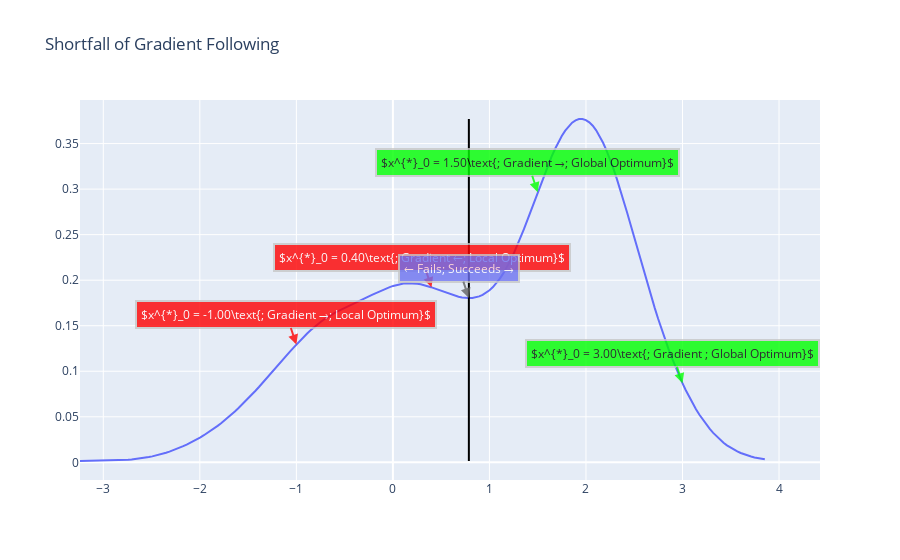

Notebook source saved alongside this figure:
### Markdown cell above
### Gradient-Following Optimization Algorithms
There are many types and classes of optimization algorithms. Most that have been invented by mathematicianas and computer scientists rely on function derivatives / gradients. These are called *gradient-following* algorithms. Anybody who's studied the topic even slightly will likely remember [Newton-Raphson](https://en.wikipedia.org/wiki/Newton%27s_method) or the [BFGS](https://en.wikipedia.org/wiki/Broyden%E2%80%93Fletcher%E2%80%93Goldfarb%E2%80%93Shanno_algorithm) - the latter of which even needs the second derivatives (the [Hessian](https://en.wikipedia.org/wiki/Hessian_matrix)). Mathematical optimization algorithms typically start with an initial test solution $x^\ast_0$, then iterate over two steps:

1. evaluate current test solution $x^\ast_i$
2. step to new test solution $x^\ast_{i+1}$

A series of individual test solutions are identified and evaluated, until the sequence converges to a final solution.

In the $2^\text{nd}$ step, gradient-followers evaluate the derivative of the function to optimize at the value $x^\ast_i$, to tell it the direction to step for $x^\ast_{i+1}$. The BFGS algorithm (and others) also uses the second derivative to tell it how far to step. Gradient-following methods can have good properties, but also two major issues:

1. The first is the need to compute derivatives. This can often be very difficult - even assuming derivatives can be analytically solved - and time consuming. Furthermore, not all functions we wish to optimize even have a derivative. What is the derivative of an accuracy loss function for a [Decision Tree Classifier](https://en.wikipedia.org/wiki/Decision_tree_learning)?

2. The second issue is that gradient-followers can easily get stuck in local optima, rather than finding a global optimum. Depending on the curvature of the function to optimize, and the value of $x^\ast_0$, the algorithm may get stuck in a local, not global, optimum.

The figure generated below demonstrates this second point. The curve to be maximized has two optima with a saddle point in between. Four possible initial solutions are shown. When the curve's gradient is evaluated at the two $x^\ast_0$ points in red, an optimization algorithm will converge to the local optimum. The two in green will converge to the global optimum. In general, any initial solution on the right side of the black vertical line will cause an optimization algorithm to converge to the global optimum; initial solutions to the left of it will converge to the local optimum.

### Code cell
# get the data
np.random.seed(42)
X1 = stt.norm(loc=0, scale=1).rvs(500)
X2 = stt.norm(loc=2, scale=0.5).rvs(500)
data = np.r_[X1, X2]

# prep for kde
mn, mx = min(data), max(data)
x= np.linspace(mn, mx, 200)

# kde
kde = stt.gaussian_kde(data, bw_method=0.25)
y = kde(x)

# create the annotation
x1 = -1
y1 = kde(x1)[0]
ann1 = dict(x=x1, y=y1, xref='x1', yref='y1', text='$x^{*}_0 = %0.2f\\text{; Gradient →; Local Optimum}$'%x1, showarrow=True,
            bordercolor="#c7c7c7", borderwidth=2, borderpad=4, bgcolor="#ff0000", opacity=0.8,
            font={'color':'#ffffff'}, align="center", arrowhead=2, arrowsize=1, arrowwidth=2,
            arrowcolor="#ff0000")
x2 = 0.40
y2 = kde(x2)[0]
ann2 = dict(x=x2, y=y2, xref='x1', yref='y1', text='$x^{*}_0 = %0.2f\\text{; Gradient ←; Local Optimum}$'%x2, showarrow=True,
            bordercolor="#c7c7c7", borderwidth=2, borderpad=4, bgcolor="#ff0000", opacity=0.8,
            font={'color':'#ffffff'}, align="center", arrowhead=2, arrowsize=1, arrowwidth=2,
            arrowcolor="#ff0000")
x3 = 1.5
y3 = kde(x3)[0]
ann3 = dict(x=x3, y=y3, xref='x1', yref='y1', text='$x^{*}_0 = %0.2f\\text{; Gradient →; Global Optimum}$'%x3, showarrow=True,
            bordercolor="#c7c7c7", borderwidth=2, borderpad=4, bgcolor="#00FF00", opacity=0.8,
            font={'color':'#000000'}, align="center", arrowhead=2, arrowsize=1, arrowwidth=2,
            arrowcolor="#00FF00")
x4 = 3.0
y4 = kde(x4)[0]
ann4 = dict(x=x4, y=y4, xref='x1', yref='y1', text='$x^{*}_0 = %0.2f\\text{; Gradient ; Global Optimum}$'%x4, showarrow=True,
            bordercolor="#c7c7c7", borderwidth=2, borderpad=4, bgcolor="#00FF00", opacity=0.8,
            font={'color':'#000000'}, align="center", arrowhead=2, arrowsize=1, arrowwidth=2,
            arrowcolor="#00FF00")
x5 = 0.78698325
y5 = kde(x5)[0]
ann5 = dict(x=x5, y=y5, xref='x1', yref='y1', text='← Fails; Succeeds →', showarrow=True,
            bordercolor="#c7c7c7", borderwidth=2, borderpad=4, bgcolor="#6d72f1", opacity=0.8,
            font={'color':'#ffffff'}, align="center", arrowhead=2, arrowsize=1, arrowwidth=2,
            arrowcolor="#636363")

# plot
trcs = [go.Scatter(x=x, y=y, mode='lines', name='Kernel Density Estimate', showlegend=False),
        go.Scatter(x=[x5, x5], y=[min(y), max(y)], mode='lines', line={'color':'black'}, showlegend=False)]
fig = go.Figure(data=trcs, layout=go.Layout(title='Shortfall of Gradient Following', height=1000))
anns = list(fig['layout']['annotations'])
anns.extend([ann1, ann2, ann3, ann4, ann5])
fig.update_layout( annotations=anns)
plyoff.iplot(fig)

### Figure 1 — Plotly figure (JSON) as saved in the notebook; plotly's stock layout.template omitted (floating-point values rounded to 4 significant figures; data arrays with more than 128 entries replaced by an {"elided": "..."} marker saying what was removed)
{"data": [{"mode": "lines", "name": "Kernel Density Estimate", "showlegend": false, "type": "scatter", "x": {"elided": "200 float values"}, "y": {"elided": "200 float values"}}, {"line": {"color": "black"}, "mode": "lines", "showlegend": false, "type": "scatter", "x": [0.787, 0.787], "y": [0.001465, 0.377]}], "layout": {"annotations": [{"align": "center", "arrowcolor": "#ff0000", "arrowhead": 2, "arrowsize": 1, "arrowwidth": 2, "bgcolor": "#ff0000", "bordercolor": "#c7c7c7", "borderpad": 4, "borderwidth": 2, "font": {"color": "#ffffff"}, "opacity": 0.8, "showarrow": true, "text": "$x^{*}_0 = -1.00\\text{; Gradient →; Local Optimum}$", "x": -1, "xref": "x", "y": 0.1293, "yref": "y"}, {"align": "center", "arrowcolor": "#ff0000", "arrowhead": 2, "arrowsize": 1, "arrowwidth": 2, "bgcolor": "#ff0000", "bordercolor": "#c7c7c7", "borderpad": 4, "borderwidth": 2, "font": {"color": "#ffffff"}, "opacity": 0.8, "showarrow": true, "text": "$x^{*}_0 = 0.40\\text{; Gradient ←; Local Optimum}$", "x": 0.4, "xref": "x", "y": 0.1922, "yref": "y"}, {"align": "center", "arrowcolor": "#00FF00", "arrowhead": 2, "arrowsize": 1, "arrowwidth": 2, "bgcolor": "#00FF00", "bordercolor": "#c7c7c7", "borderpad": 4, "borderwidth": 2, "font": {"color": "#000000"}, "opacity": 0.8, "showarrow": true, "text": "$x^{*}_0 = 1.50\\text{; Gradient →; Global Optimum}$", "x": 1.5, "xref": "x", "y": 0.2966, "yref": "y"}, {"align": "center", "arrowcolor": "#00FF00", "arrowhead": 2, "arrowsize": 1, "arrowwidth": 2, "bgcolor": "#00FF00", "bordercolor": "#c7c7c7", "borderpad": 4, "borderwidth": 2, "font": {"color": "#000000"}, "opacity": 0.8, "showarrow": true, "text": "$x^{*}_0 = 3.00\\text{; Gradient ; Global Optimum}$", "x": 3, "xref": "x", "y": 0.08686, "yref": "y"}, {"align": "center", "arrowcolor": "#636363", "arrowhead": 2, "arrowsize": 1, "arrowwidth": 2, "bgcolor": "#6d72f1", "bordercolor": "#c7c7c7", "borderpad": 4, "borderwidth": 2, "font": {"color": "#ffffff"}, "opacity": 0.8, "showarrow": true, "text": "← Fails; Succeeds →", "x": 0.787, "xref": "x", "y": 0.1803, "yref": "y"}], "autosize": true, "title": {"text": "Shortfall of Gradient Following"}, "xaxis": {"autorange": true, "range": [-3.241, 3.853], "type": "linear"}, "yaxis": {"autorange": true, "range": [-0.0194, 0.3979], "type": "linear"}}}
